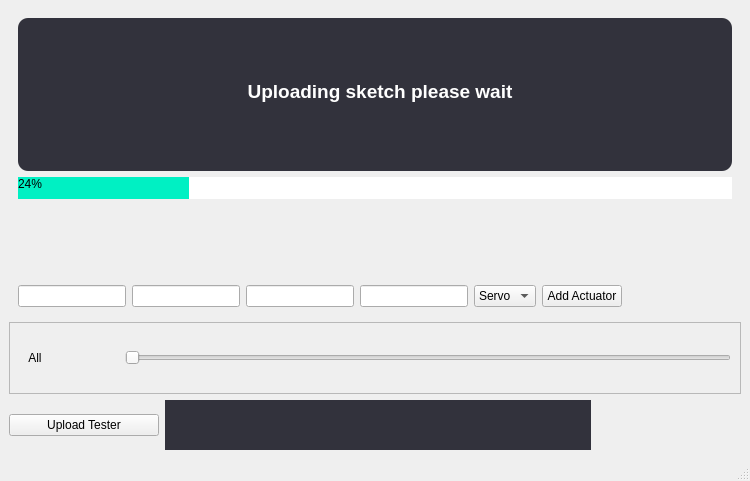
<?xml version="1.0" encoding="UTF-8"?>
<ui version="4.0">
 <class>MainWindow</class>
 <widget class="QMainWindow" name="MainWindow">
  <property name="geometry">
   <rect>
    <x>0</x>
    <y>0</y>
    <width>750</width>
    <height>481</height>
   </rect>
  </property>
  <property name="minimumSize">
   <size>
    <width>750</width>
    <height>464</height>
   </size>
  </property>
  <property name="windowTitle">
   <string>Actuator Test</string>
  </property>
  <property name="styleSheet">
   <string notr="true">QScrollBar
{
	width: 20px;
	border:none;
    border-radius: 10px;
    background: #32323C;
}
QScrollBar::add-page, QScrollBar::sub-page 
{
	background-color: #32323C;
}
QScrollBar::add-line, QScrollBar::sub-line 
{
	background-color: #32323C;
}
QScrollBar::handle
{
	background-color: grey;
	min-height: 30px;
	border-radius: 10px;
	border:none;
}
QScrollBar::up-arrow
{
	background: none;
}
QScrollBar::down-arrow
{
	background: none;
}</string>
  </property>
  <widget class="QWidget" name="centralwidget">
   <layout class="QVBoxLayout" name="verticalLayout">
    <item>
     <widget class="QFrame" name="loading">
      <layout class="QVBoxLayout" name="loading_screen" stretch="0,0,0">
       <item>
        <widget class="QTextBrowser" name="textBrowser">
         <property name="styleSheet">
          <string notr="true">/*General Styling*/
* {
  
  font: 10pt &quot;Roboto &quot;;
  font-size: 14px;
  background-color: #32323C;
  color: #FFFFFF;
}

/*Text Box Styling*/
QTextBrowser {
  border: none; 
  padding-left:10px; 
  padding-top:10px;
  border-radius: 10px;
}</string>
         </property>
         <property name="html">
          <string>&lt;!DOCTYPE HTML PUBLIC &quot;-//W3C//DTD HTML 4.0//EN&quot; &quot;http://www.w3.org/TR/REC-html40/strict.dtd&quot;&gt;
&lt;html&gt;&lt;head&gt;&lt;meta name=&quot;qrichtext&quot; content=&quot;1&quot; /&gt;&lt;style type=&quot;text/css&quot;&gt;
p, li { white-space: pre-wrap; }
&lt;/style&gt;&lt;/head&gt;&lt;body style=&quot; font-family:'Roboto '; font-size:14px; font-weight:400; font-style:normal;&quot;&gt;
&lt;p style=&quot;-qt-paragraph-type:empty; margin-top:0px; margin-bottom:0px; margin-left:0px; margin-right:0px; -qt-block-indent:0; text-indent:0px;&quot;&gt;&lt;br /&gt;&lt;/p&gt;
&lt;p style=&quot;-qt-paragraph-type:empty; margin-top:0px; margin-bottom:0px; margin-left:0px; margin-right:0px; -qt-block-indent:0; text-indent:0px;&quot;&gt;&lt;br /&gt;&lt;/p&gt;
&lt;p style=&quot;-qt-paragraph-type:empty; margin-top:0px; margin-bottom:0px; margin-left:0px; margin-right:0px; -qt-block-indent:0; text-indent:0px;&quot;&gt;&lt;br /&gt;&lt;/p&gt;
&lt;p align=&quot;center&quot; style=&quot; margin-top:0px; margin-bottom:0px; margin-left:0px; margin-right:0px; -qt-block-indent:0; text-indent:0px;&quot;&gt;&lt;span style=&quot; font-size:14pt; font-weight:600;&quot;&gt;Uploading sketch please wait&lt;/span&gt;&lt;/p&gt;&lt;/body&gt;&lt;/html&gt;</string>
         </property>
        </widget>
       </item>
       <item>
        <widget class="QProgressBar" name="progressBar">
         <property name="styleSheet">
          <string notr="true">QProgressBar
{
	border: solid grey;
	border-radius: 15px;
	color: black;
}
QProgressBar::chunk
{
	background-color: #00f0c3;
	border-radius:15px;
}</string>
         </property>
         <property name="value">
          <number>24</number>
         </property>
        </widget>
       </item>
       <item>
        <spacer name="verticalSpacer">
         <property name="orientation">
          <enum>Qt::Vertical</enum>
         </property>
         <property name="sizeType">
          <enum>QSizePolicy::Maximum</enum>
         </property>
         <property name="sizeHint" stdset="0">
          <size>
           <width>20</width>
           <height>100</height>
          </size>
         </property>
        </spacer>
       </item>
      </layout>
     </widget>
    </item>
    <item>
     <widget class="QWidget" name="options_widget" native="true">
      <layout class="QHBoxLayout" name="options">
       <property name="sizeConstraint">
        <enum>QLayout::SetFixedSize</enum>
       </property>
       <item>
        <widget class="QLineEdit" name="name"/>
       </item>
       <item>
        <widget class="QLineEdit" name="pin"/>
       </item>
       <item>
        <widget class="QLineEdit" name="min"/>
       </item>
       <item>
        <widget class="QLineEdit" name="max"/>
       </item>
       <item>
        <widget class="QComboBox" name="type">
         <item>
          <property name="text">
           <string>Servo</string>
          </property>
         </item>
         <item>
          <property name="text">
           <string>Pin</string>
          </property>
         </item>
        </widget>
       </item>
       <item>
        <widget class="QPushButton" name="add">
         <property name="text">
          <string>Add Actuator</string>
         </property>
        </widget>
       </item>
      </layout>
     </widget>
    </item>
    <item>
     <widget class="QScrollArea" name="scrollArea">
      <property name="widgetResizable">
       <bool>true</bool>
      </property>
      <widget class="QWidget" name="scrollAreaWidgetContents">
       <property name="geometry">
        <rect>
         <x>0</x>
         <y>0</y>
         <width>730</width>
         <height>70</height>
        </rect>
       </property>
       <layout class="QVBoxLayout" name="verticalLayout_2">
        <item>
         <layout class="QHBoxLayout" name="horizontalLayout_2">
          <item>
           <widget class="QLabel" name="name_1">
            <property name="minimumSize">
             <size>
              <width>100</width>
              <height>50</height>
             </size>
            </property>
            <property name="maximumSize">
             <size>
              <width>50</width>
              <height>16777215</height>
             </size>
            </property>
            <property name="text">
             <string>   All   </string>
            </property>
           </widget>
          </item>
          <item>
           <widget class="QSlider" name="value">
            <property name="orientation">
             <enum>Qt::Horizontal</enum>
            </property>
           </widget>
          </item>
         </layout>
        </item>
       </layout>
      </widget>
     </widget>
    </item>
    <item>
     <layout class="QHBoxLayout" name="horizontalLayout_6">
      <item>
       <widget class="QPushButton" name="upload">
        <property name="sizePolicy">
         <sizepolicy hsizetype="Maximum" vsizetype="Maximum">
          <horstretch>0</horstretch>
          <verstretch>0</verstretch>
         </sizepolicy>
        </property>
        <property name="maximumSize">
         <size>
          <width>150</width>
          <height>16777215</height>
         </size>
        </property>
        <property name="layoutDirection">
         <enum>Qt::LeftToRight</enum>
        </property>
        <property name="text">
         <string>Upload Tester</string>
        </property>
       </widget>
      </item>
      <item>
       <widget class="QLabel" name="logo">
        <property name="minimumSize">
         <size>
          <width>0</width>
          <height>50</height>
         </size>
        </property>
        <property name="styleSheet">
         <string notr="true">QLabel#logo{
  background-color: #32323C;
  image: url(Ui/SideKick_Logo.png);
  width:100px;
  height:50px;
}
</string>
        </property>
        <property name="text">
         <string/>
        </property>
       </widget>
      </item>
      <item>
       <spacer name="horizontalSpacer">
        <property name="orientation">
         <enum>Qt::Horizontal</enum>
        </property>
        <property name="sizeType">
         <enum>QSizePolicy::Minimum</enum>
        </property>
        <property name="sizeHint" stdset="0">
         <size>
          <width>150</width>
          <height>20</height>
         </size>
        </property>
       </spacer>
      </item>
     </layout>
    </item>
   </layout>
  </widget>
  <widget class="QStatusBar" name="statusbar"/>
 </widget>
 <resources/>
 <connections/>
</ui>
